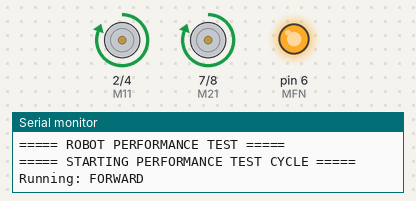
This sketch was run on a simulated Arduino Uno, built with avr-gcc and run on an emulated ATmega328P. Parts: motor-driver pin pairs drawn as motors (green arrow = first pin HIGH = forward, orange = second pin HIGH = backward, longer = more drive), output pins drawn as LEDs (lit = HIGH), the last lines printed to the serial monitor.

Above: at 1.5 s.
At 5.5 s:
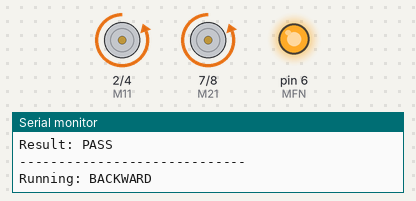
At 9.1 s:
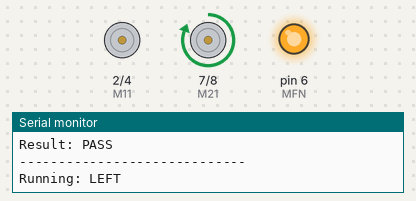
At 16.1 s:
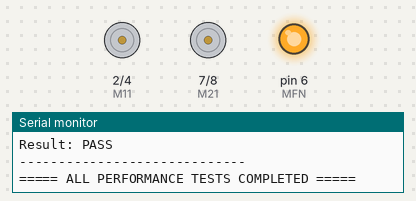
Timing chart, 0 to 24.9 s (numbered marks = the images above):
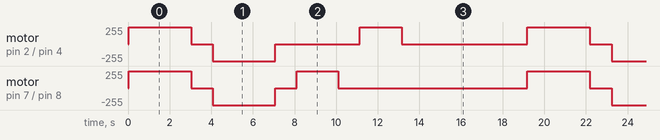

Measured:
- by itself, motor on pin 2 (M11) / pin 4 (M12): repeats every 19.1 s: stopped 1.0 s, backward 255/255 3.0 s, stopped 4.1 s, forward 255/255 2.0 s, stopped 6.0 s, forward 255/255 3.0 s
- by itself, motor on pin 7 (M21) / pin 8 (M22): repeats every 19.1 s: stopped 1.0 s, backward 255/255 3.0 s, stopped 1.0 s, forward 255/255 2.0 s, stopped 9.1 s, forward 255/255 3.0 s

The sketch:

Practical_32.ino
```cpp
// ===== Practical : Test Performance =====

#define M11 2
#define M12 4
#define MFN 6
#define M21 7
#define M22 8

void setup()
{
  Serial.begin(9600);

  pinMode(M11, OUTPUT);
  pinMode(M12, OUTPUT);
  pinMode(M21, OUTPUT);
  pinMode(M22, OUTPUT);
  pinMode(MFN, OUTPUT);

  digitalWrite(MFN, HIGH);

  Serial.println("===== ROBOT PERFORMANCE TEST =====");
}

void stopMotor()
{
  digitalWrite(M11, LOW);
  digitalWrite(M12, LOW);
  digitalWrite(M21, LOW);
  digitalWrite(M22, LOW);
}

void runTest(String testName, void (*action)(), int duration)
{
  Serial.print("Running: ");
  Serial.println(testName);

  unsigned long startTime = millis();

  action();          // motor ko HIGH/LOW set karo
  delay(duration);   // itni der chalao

  stopMotor();

  unsigned long endTime = millis();
  unsigned long actualTime = endTime - startTime;

  Serial.print("Expected Duration: ");
  Serial.print(duration);
  Serial.println(" ms");

  Serial.print("Actual Duration: ");
  Serial.print(actualTime);
  Serial.println(" ms");

  if (actualTime >= duration && actualTime <= (duration + 50)) {
    Serial.println("Result: PASS");
  } else {
    Serial.println("Result: FAIL (Timing Mismatch)");
  }

  Serial.println("-----------------------------");
}

void forwardAction()
{
  digitalWrite(M11, HIGH);
  digitalWrite(M12, LOW);
  digitalWrite(M21, HIGH);
  digitalWrite(M22, LOW);
}

void backwardAction()
{
  digitalWrite(M11, LOW);
  digitalWrite(M12, HIGH);
  digitalWrite(M21, LOW);
  digitalWrite(M22, HIGH);
}

void leftAction()
{
  digitalWrite(M11, LOW);
  digitalWrite(M12, LOW);
  digitalWrite(M21, HIGH);
  digitalWrite(M22, LOW);
}

void rightAction()
{
  digitalWrite(M11, HIGH);
  digitalWrite(M12, LOW);
  digitalWrite(M21, LOW);
  digitalWrite(M22, LOW);
}

void loop()
{
  Serial.println("===== STARTING PERFORMANCE TEST CYCLE =====");

  runTest("FORWARD", forwardAction, 3000);
  delay(1000);

  runTest("BACKWARD", backwardAction, 3000);
  delay(1000);

  runTest("LEFT", leftAction, 2000);
  delay(1000);

  runTest("RIGHT", rightAction, 2000);
  delay(1000);

  Serial.println("===== ALL PERFORMANCE TESTS COMPLETED =====");
  Serial.println();

  delay(5000);   // agla cycle shuru hone se pehle pause
}
```
